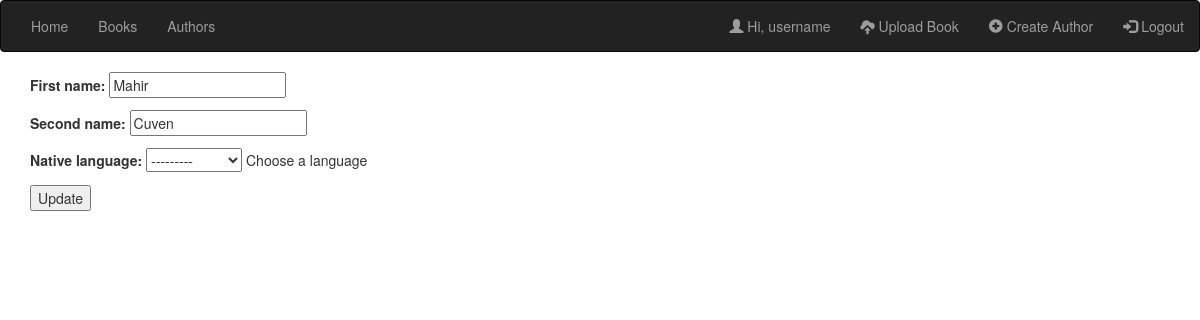
The page /author/update/5 (signed in) on the database as committed earlier.
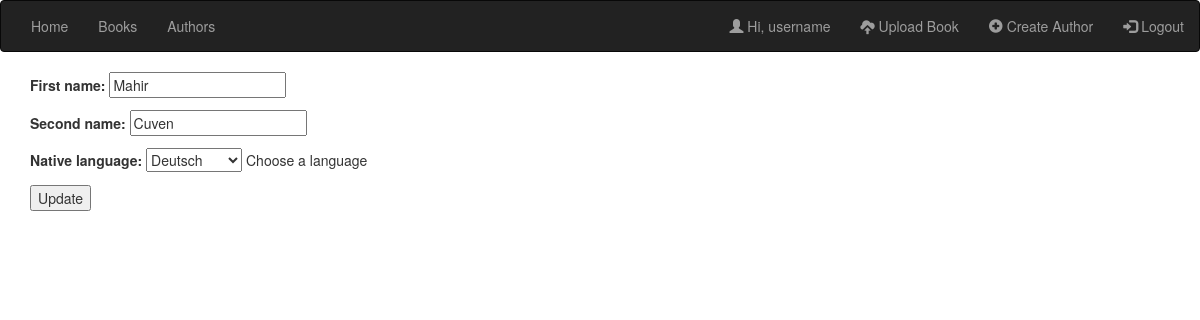
The same page on the database as committed later.
### catalog/models.py (models this page shows, shortened)
class Author(models.Model):
    first_name = models.CharField(max_length=32)
    second_name = models.CharField(max_length=32)
    native_language = models.ForeignKey(Language, on_delete=models.SET_NULL, null=True,
                                           help_text="Choose a language")
    user = models.ForeignKey(User, default=1, on_delete=models.CASCADE)

### catalog/views.py (the view)
# urls.py: path('author/update/<int:pk>', views.AuthorUpdate.as_view(), name='author_update'),
class AuthorUpdate(LoginRequiredMixin,CheckIsOwnerMixin,generic.UpdateView):
    template_name = 'changes/UpdateAuthor.html'
    model = Author
    fields = ['first_name','second_name','native_language']

### catalog/models.py (called while the page is built)
    def __str__(self):
        return self.language

### catalog/views.py (called while the page is built)
    def get_object(self, *args, **kwargs):
        obj = super(CheckIsOwnerMixin, self).get_object(*args, **kwargs)
        if not obj.user == self.request.user:
            raise PermissionDenied
        return obj

### templates/changes/UpdateAuthor.html (shortened to what this page needs)
{% extends 'generic.html' %}
{% block content %}
<div class="container">
        <div class="list-group">
            {% if user == author.user %}
                <form method="post" enctype="multipart/form-data">{% csrf_token %}
                {{ form.as_p }}
                <input type="submit" value="Update">
                </form>
            {% else %}
                <h1>You don't have edit permissions</h1>
            {% endif %}
          </div>
    </div>
{% endblock %}

Rows that differ between the two databases and show on the page:
changed Author "Mahir": native_language "---------" → "Deutsch"
